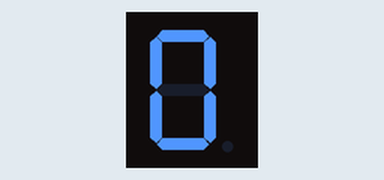
This program was run on a simulated Raspberry Pi (BCM pin numbers). Shown: 1-digit seven-segment display. The segment pins are drawn as the display they are named for.

Above: at 0.1 s.
At 5.1 s:
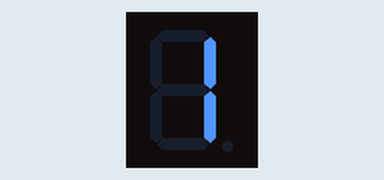
At 10.1 s:
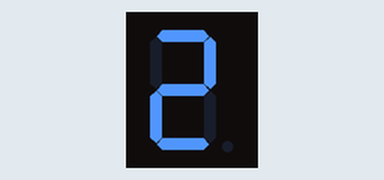
At 15.1 s:
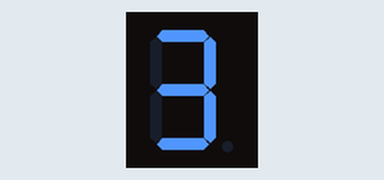
At 25.1 s:
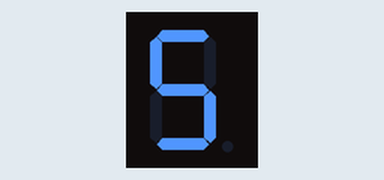
At 35.1 s:
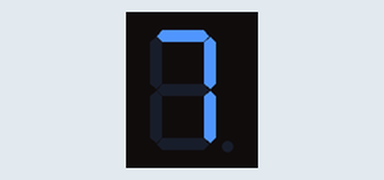

The program:

SevenSegmentDisplay.py
```python
#Importation des bibliothéques nécessaires
import RPi.GPIO as GPIO
import time

#chaque point dans le segement est consideré comme un led et assigné à un pin
SEGMENTS = {
    'A': 17, 'B': 27, 'C': 22, 'D': 23,
    'E': 24, 'G': 14, 'F': 15, 'DP': 25
}
#définition des numéros à afficher en utilisant les noms des led
DIGITS = {
    0: ['A','B','C','D','E','F'],
    1: ['B','C'],
    2: ['A','B','D','E','G'],
    3: ['A','B','C','D','G'],
    4: ['B','C','F','G'],
    5: ['A','C','D','F','G'],
    6: ['A','C','D','E','F','G'],
    7: ['A','B','C'],
    8: ['A','B','C','D','E','F','G'],
    9: ['A','B','C','D','F','G']
}

def afficher_chiffre(chiffre, point=False):
    GPIO.setmode(GPIO.BCM)


    for pin in SEGMENTS.values():
        GPIO.setup(pin, GPIO.OUT)
        GPIO.output(pin, GPIO.HIGH)


    if chiffre in DIGITS:
        for segment in DIGITS[chiffre]:
            GPIO.output(SEGMENTS[segment], GPIO.LOW)


    if point:
        GPIO.output(SEGMENTS['DP'], GPIO.LOW)

i=0
if __name__ == "__main__":
    while not False :
        afficher_chiffre(i)
        time.sleep(5)
        i=i+1
```

Measured:
- what the display in image 0 shows lasts 4.9 s, from 0.1 s to 5.0 s
